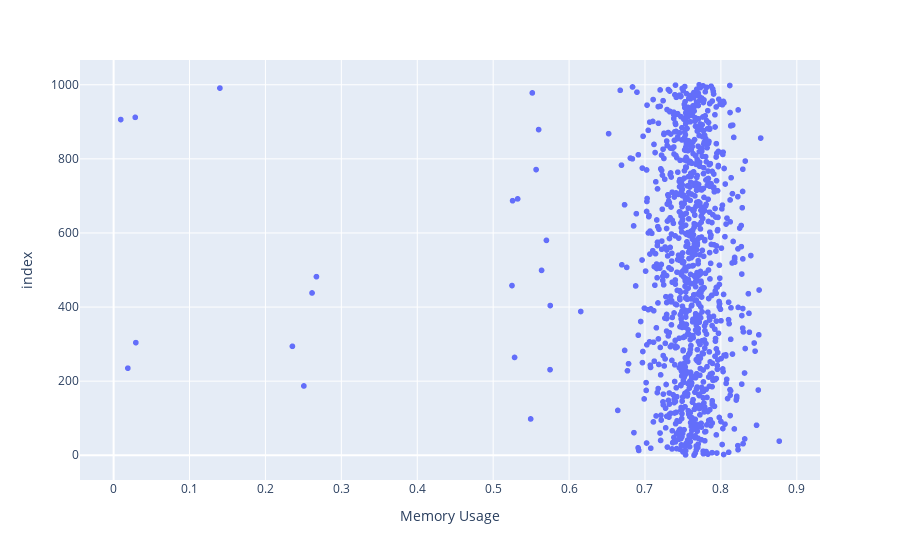

The notebook cell this image was saved under:
### Markdown cell above
Plotting the Data

### Code cell
import plotly.express as px
fig = px.scatter(X, Y, labels={"x" : "Memory Usage"})
fig.show()

### Figure 1 — Plotly figure (JSON) as saved in the notebook; plotly's stock layout.template omitted (floating-point values rounded to 4 significant figures; data arrays with more than 128 entries replaced by an {"elided": "..."} marker saying what was removed)
{"data": [{"hovertemplate": "Memory Usage=%{x}<br>index=%{y}<extra></extra>", "legendgroup": "", "marker": {"color": "#636efa", "symbol": "circle"}, "mode": "markers", "name": "", "showlegend": false, "type": "scattergl", "x": {"elided": "1001 float values"}, "xaxis": "x", "y": {"elided": "1001 int values"}, "yaxis": "y"}], "layout": {"legend": {"tracegroupgap": 0}, "margin": {"t": 60}, "xaxis": {"anchor": "y", "domain": [0, 1], "title": {"text": "Memory Usage"}}, "yaxis": {"anchor": "x", "domain": [0, 1], "title": {"text": "index"}}}}
